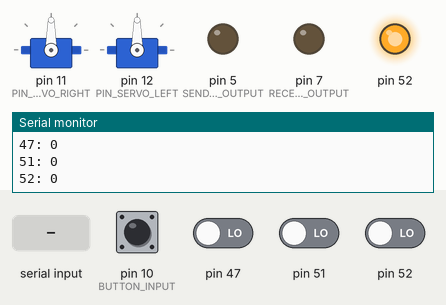
A sketch run on a simulated Arduino Mega 2560, built with avr-gcc and run on an emulated ATmega2560. Parts: 2 × servo, output pins drawn as LEDs (lit = HIGH), the last lines printed to the serial monitor. Inputs (shaded band) come from the test bench; at power-on: pin 10 (BUTTON_INPUT), pin 47, pin 51, pin 52 LOW.

Above: at 1.77 s.
1.8 s: pin 10 (BUTTON_INPUT) pulled HIGH for 0.15 s
At 3.0 s:
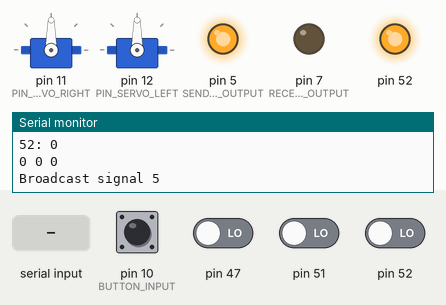
4.8 s: "1" received over the second serial link
At 5.2 s:
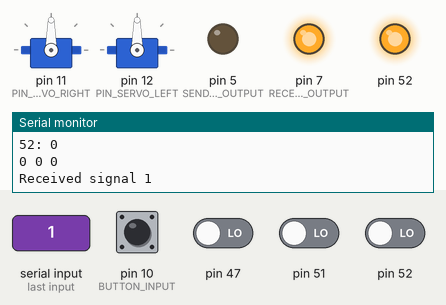
7.8 s: pin 47 driven HIGH
9.3 s: pin 47 driven LOW
At 9.45 s:
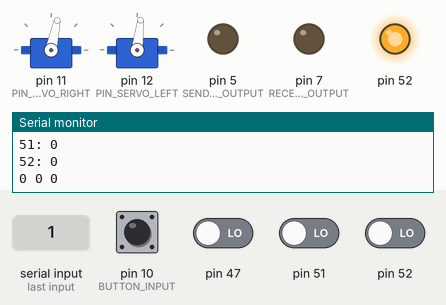
12.3 s: "0" received over the second serial link
At 13.1 s:
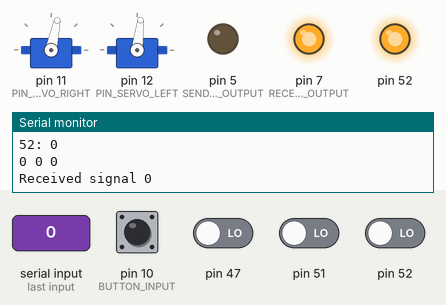
15.3 s: pin 10 (BUTTON_INPUT) pulled HIGH for 1 s
At 16.5 s:
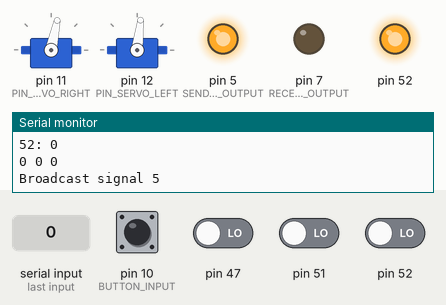
Timing chart, 0 to 18.3 s (numbered marks = the images above; inputs shaded):
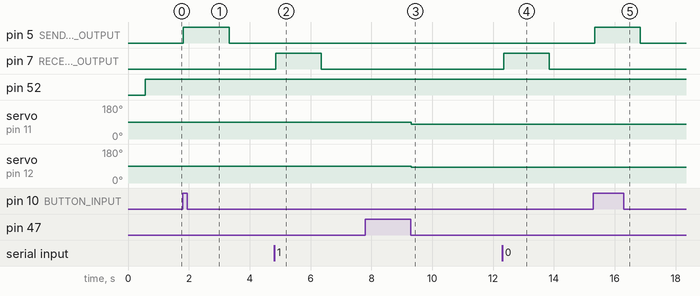

The sketch:

sensing_demo.ino
```cpp
#include <Servo.h>

// Define pins for ramp sensing
#define PIN_RAMP_SENSOR 49

// Define pins for ramp sensing output
#define PIN_RAMP_LED_OUTPUT 6

// Character unique to robot
#define UNIQUE_ROBOT_CODE '5'

// Define pins for XBee serial
#define Rx 17 // define transmitting pin
#define Tx 16 // define recieving pin

// Define pins for button and LED inputs/outputs
#define BUTTON_INPUT 10
#define SEND_LED_OUTPUT 5
#define RECEIVE_LED_OUTPUT 7

// Define pins for servos
#define PIN_SERVO_RIGHT 11
#define PIN_SERVO_LEFT 12
Servo servoRight;
Servo servoLeft;

// QTI thresholds
#define WHITE_BLACK_THRESHOLD 80
#define RAMP_THRESHOLD 100

// Function for measuring a QTI input
long rc_time(int pin, long threshold) {
  pinMode(pin, OUTPUT);
  digitalWrite(pin, HIGH);
  delay(1);
  pinMode(pin, INPUT);
  digitalWrite(pin, LOW);

  long duration = 0;
  while(digitalRead(pin)) duration++;
  char buf[32];
  sprintf(buf, "%d: %d", pin, duration);
  Serial.println(buf);

  return duration > threshold;
}

void setup() {

  // Set up servos
  servoRight.attach(PIN_SERVO_RIGHT);
  servoLeft.attach(PIN_SERVO_LEFT);

  // Set up serials
  Serial.begin(9600);  // Computer
  Serial2.begin(9600); // XBee

  // Communication buttons
  pinMode (BUTTON_INPUT, INPUT); // set up button pin
  pinMode (SEND_LED_OUTPUT, OUTPUT); // set up LED indicating signal sent
  pinMode (RECEIVE_LED_OUTPUT, OUTPUT); // set up LED indicating signal received

  delay(500);
}

void communication() {

  static char buf[32];

  // If button pressed, send signal
  if (digitalRead(BUTTON_INPUT)) {

    // Send signal
    char outgoing = UNIQUE_ROBOT_CODE;
    Serial2.print(outgoing);

    // Print signal to serial
    sprintf(buf, "Broadcast signal %c", outgoing);
    Serial.println(buf);

    // Blink send indicator LED
    digitalWrite(SEND_LED_OUTPUT, HIGH);
    delay(1500);
    digitalWrite(SEND_LED_OUTPUT, LOW);
  }

  // If signal received from XBee serial
  if (Serial2.available()){

    // Receive signal
    char incoming = Serial2.read();

    // Check that signal is not coming from this robot
    if (incoming != UNIQUE_ROBOT_CODE) {

      // Print signal to serial
      sprintf(buf, "Received signal %c", incoming);
      Serial.println(buf);

      // Blink receive indicator LED
      digitalWrite(RECEIVE_LED_OUTPUT, HIGH);
      delay(1500);
      digitalWrite(RECEIVE_LED_OUTPUT, LOW);
    }
  }
}

void line_following () {
  boolean left = rc_time(47, WHITE_BLACK_THRESHOLD);
  boolean center = rc_time(51, WHITE_BLACK_THRESHOLD);
  boolean right = rc_time(52, WHITE_BLACK_THRESHOLD);

  static char buf[32];
  sprintf(buf, "%d %d %d", left, center, right);
  Serial.println(buf);

  // The robot is on track
  // GO STRAIGHT
  if (!left && center && !right) {
    servoRight.writeMicroseconds(1440);
    servoLeft.writeMicroseconds(1560);
  }

  // TURN LEFT
  else if (left && !right) {
    servoRight.writeMicroseconds(1350);
    servoLeft.writeMicroseconds(1400);
  }

  // TURN RIGHT
  else if (!left && right) {
    servoRight.writeMicroseconds(1600);
    servoLeft.writeMicroseconds(1650);
  }

  // HASH
  else if (left && right) {
    servoRight.writeMicroseconds(1500);
    servoLeft.writeMicroseconds(1500);

    // Check for ramp
    boolean is_ramp = rc_time(PIN_RAMP_SENSOR, RAMP_THRESHOLD);
    if (is_ramp) {
      digitalWrite(PIN_RAMP_LED_OUTPUT, HIGH);
      delay(2000);
      digitalWrite(PIN_RAMP_LED_OUTPUT, LOW);
    }
    else {
      delay(2000);
    }

    servoRight.writeMicroseconds(1440);
    servoLeft.writeMicroseconds(1560);
    delay(1000);
  }
}

void loop() {

  // Memory for serial printing string formatting
  char buf[32];

  communication();

  line_following();
}
```

Measured:
- after the input at 1.8 s, pin 5 (SEND_LED_OUTPUT): LOW → HIGH at once, → LOW 1.5 s later
- after the input at 4.8 s, pin 7 (RECEIVE_LED_OUTPUT): LOW → HIGH after 0.05 s, → LOW 1.5 s later
- after the input at 9.3 s, servo on pin 11 (PIN_SERVO_RIGHT): 90° → 78° at once; servo on pin 12 (PIN_SERVO_LEFT): 90° → 83° at once
- after the input at 12.3 s, pin 7 (RECEIVE_LED_OUTPUT): LOW → HIGH at once, → LOW 1.5 s later
- after the input at 15.3 s, pin 5 (SEND_LED_OUTPUT): LOW → HIGH at once, → LOW 1.5 s later
